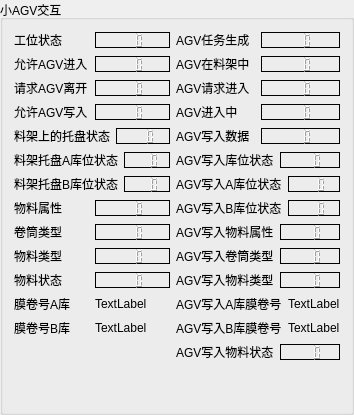
    <widget class="QGroupBox" name="groupBox_2">
     <property name="title">
      <string>小AGV交互</string>
     </property>
     <layout class="QVBoxLayout" name="verticalLayout_6">
      <item>
       <layout class="QHBoxLayout" name="horizontalLayout_42">
        <item>
         <layout class="QVBoxLayout" name="verticalLayout_4">
          <item>
           <layout class="QHBoxLayout" name="horizontalLayout_19">
            <item>
             <widget class="QLabel" name="label_18">
              <property name="text">
               <string>工位状态</string>
              </property>
             </widget>
            </item>
            <item>
             <widget class="QLCDNumber" name="lcdNumber_ToLAGV_Rack_Station_Enable">
              <property name="maximumSize">
               <size>
                <width>16777215</width>
                <height>16</height>
               </size>
              </property>
              <property name="font">
               <font>
                <family>Arial</family>
               </font>
              </property>
              <property name="frameShape">
               <enum>QFrame::Shape::Panel</enum>
              </property>
              <property name="frameShadow">
               <enum>QFrame::Shadow::Plain</enum>
              </property>
              <property name="smallDecimalPoint">
               <bool>false</bool>
              </property>
              <property name="digitCount">
               <number>3</number>
              </property>
             </widget>
            </item>
           </layout>
          </item>
          <item>
           <layout class="QHBoxLayout" name="horizontalLayout_20">
            <item>
             <widget class="QLabel" name="label_19">
              <property name="text">
               <string>允许AGV进入</string>
              </property>
             </widget>
            </item>
            <item>
             <widget class="QLCDNumber" name="lcdNumber_Rack_Allow_LAGVEnter">
              <property name="maximumSize">
               <size>
                <width>16777215</width>
                <height>16</height>
               </size>
              </property>
              <property name="font">
               <font>
                <family>Arial</family>
               </font>
              </property>
              <property name="frameShape">
               <enum>QFrame::Shape::Panel</enum>
              </property>
              <property name="frameShadow">
               <enum>QFrame::Shadow::Plain</enum>
              </property>
              <property name="smallDecimalPoint">
               <bool>false</bool>
              </property>
              <property name="digitCount">
               <number>3</number>
              </property>
             </widget>
            </item>
           </layout>
          </item>
          <item>
           <layout class="QHBoxLayout" name="horizontalLayout_21">
            <item>
             <widget class="QLabel" name="label_20">
              <property name="text">
               <string>请求AGV离开</string>
              </property>
             </widget>
            </item>
            <item>
             <widget class="QLCDNumber" name="lcdNumber_Rack_Req_LAGVLeave">
              <property name="maximumSize">
               <size>
                <width>16777215</width>
                <height>16</height>
               </size>
              </property>
              <property name="font">
               <font>
                <family>Arial</family>
               </font>
              </property>
              <property name="frameShape">
               <enum>QFrame::Shape::Panel</enum>
              </property>
              <property name="frameShadow">
               <enum>QFrame::Shadow::Plain</enum>
              </property>
              <property name="smallDecimalPoint">
               <bool>false</bool>
              </property>
              <property name="digitCount">
               <number>3</number>
              </property>
             </widget>
            </item>
           </layout>
          </item>
          <item>
           <layout class="QHBoxLayout" name="horizontalLayout_22">
            <item>
             <widget class="QLabel" name="label_21">
              <property name="text">
               <string>允许AGV写入</string>
              </property>
             </widget>
            </item>
            <item>
             <widget class="QLCDNumber" name="lcdNumber_Rack_Allow_LAGVWrite">
              <property name="maximumSize">
               <size>
                <width>16777215</width>
                <height>16</height>
               </size>
              </property>
              <property name="font">
               <font>
                <family>Arial</family>
               </font>
              </property>
              <property name="frameShape">
               <enum>QFrame::Shape::Panel</enum>
              </property>
              <property name="frameShadow">
               <enum>QFrame::Shadow::Plain</enum>
              </property>
              <property name="smallDecimalPoint">
               <bool>false</bool>
              </property>
              <property name="digitCount">
               <number>3</number>
              </property>
             </widget>
            </item>
           </layout>
          </item>
          <item>
           <layout class="QHBoxLayout" name="horizontalLayout_24">
            <item>
             <widget class="QLabel" name="label_23">
              <property name="text">
               <string>料架上的托盘状态</string>
              </property>
             </widget>
            </item>
            <item>
             <widget class="QLCDNumber" name="lcdNumber_ToLAGV_Rack_TrayStatus">
              <property name="maximumSize">
               <size>
                <width>16777215</width>
                <height>16</height>
               </size>
              </property>
              <property name="font">
               <font>
                <family>Arial</family>
               </font>
              </property>
              <property name="frameShape">
               <enum>QFrame::Shape::Panel</enum>
              </property>
              <property name="frameShadow">
               <enum>QFrame::Shadow::Plain</enum>
              </property>
              <property name="smallDecimalPoint">
               <bool>false</bool>
              </property>
              <property name="digitCount">
               <number>3</number>
              </property>
             </widget>
            </item>
           </layout>
          </item>
          <item>
           <layout class="QHBoxLayout" name="horizontalLayout_25">
            <item>
             <widget class="QLabel" name="label_24">
              <property name="text">
               <string>料架托盘A库位状态</string>
              </property>
             </widget>
            </item>
            <item>
             <widget class="QLCDNumber" name="lcdNumber_ToLAGV_Rack_TrayStatusA">
              <property name="maximumSize">
               <size>
                <width>16777215</width>
                <height>16</height>
               </size>
              </property>
              <property name="font">
               <font>
                <family>Arial</family>
               </font>
              </property>
              <property name="frameShape">
               <enum>QFrame::Shape::Panel</enum>
              </property>
              <property name="frameShadow">
               <enum>QFrame::Shadow::Plain</enum>
              </property>
              <property name="smallDecimalPoint">
               <bool>false</bool>
              </property>
              <property name="digitCount">
               <number>3</number>
              </property>
             </widget>
            </item>
           </layout>
          </item>
          <item>
           <layout class="QHBoxLayout" name="horizontalLayout_26">
            <item>
             <widget class="QLabel" name="label_25">
              <property name="text">
               <string>料架托盘B库位状态</string>
              </property>
             </widget>
            </item>
            <item>
             <widget class="QLCDNumber" name="lcdNumber_ToLAGV_Rack_TrayStatusB">
              <property name="maximumSize">
               <size>
                <width>16777215</width>
                <height>16</height>
               </size>
              </property>
              <property name="font">
               <font>
                <family>Arial</family>
               </font>
              </property>
              <property name="frameShape">
               <enum>QFrame::Shape::Panel</enum>
              </property>
              <property name="frameShadow">
               <enum>QFrame::Shadow::Plain</enum>
              </property>
              <property name="smallDecimalPoint">
               <bool>false</bool>
              </property>
              <property name="digitCount">
               <number>3</number>
              </property>
             </widget>
            </item>
           </layout>
          </item>
          <item>
           <layout class="QHBoxLayout" name="horizontalLayout_27">
            <item>
             <widget class="QLabel" name="label_26">
              <property name="text">
               <string>物料属性</string>
              </property>
             </widget>
            </item>
            <item>
             <widget class="QLCDNumber" name="lcdNumber_ToLAGV_Rack_MaterialAttribute">
              <property name="maximumSize">
               <size>
                <width>16777215</width>
                <height>16</height>
               </size>
              </property>
              <property name="font">
               <font>
                <family>Arial</family>
               </font>
              </property>
              <property name="frameShape">
               <enum>QFrame::Shape::Panel</enum>
              </property>
              <property name="frameShadow">
               <enum>QFrame::Shadow::Plain</enum>
              </property>
              <property name="smallDecimalPoint">
               <bool>false</bool>
              </property>
              <property name="digitCount">
               <number>3</number>
              </property>
             </widget>
            </item>
           </layout>
          </item>
          <item>
           <layout class="QHBoxLayout" name="horizontalLayout_28">
            <item>
             <widget class="QLabel" name="label_27">
              <property name="text">
               <string>卷筒类型</string>
              </property>
             </widget>
            </item>
            <item>
             <widget class="QLCDNumber" name="lcdNumber_ToLAGV_Rack_RollerType">
              <property name="maximumSize">
               <size>
                <width>16777215</width>
                <height>16</height>
               </size>
              </property>
              <property name="font">
               <font>
                <family>Arial</family>
               </font>
              </property>
              <property name="frameShape">
               <enum>QFrame::Shape::Panel</enum>
              </property>
              <property name="frameShadow">
               <enum>QFrame::Shadow::Plain</enum>
              </property>
              <property name="smallDecimalPoint">
               <bool>false</bool>
              </property>
              <property name="digitCount">
               <number>3</number>
              </property>
             </widget>
            </item>
           </layout>
          </item>
          <item>
           <layout class="QHBoxLayout" name="horizontalLayout_29">
            <item>
             <widget class="QLabel" name="label_28">
              <property name="text">
               <string>物料类型</string>
              </property>
             </widget>
            </item>
            <item>
             <widget class="QLCDNumber" name="lcdNumber_ToLAGV_Rack_MaterialType">
              <property name="maximumSize">
               <size>
                <width>16777215</width>
                <height>16</height>
               </size>
              </property>
              <property name="font">
               <font>
                <family>Arial</family>
               </font>
              </property>
              <property name="frameShape">
               <enum>QFrame::Shape::Panel</enum>
              </property>
              <property name="frameShadow">
               <enum>QFrame::Shadow::Plain</enum>
              </property>
              <property name="smallDecimalPoint">
               <bool>false</bool>
              </property>
              <property name="digitCount">
               <number>3</number>
              </property>
             </widget>
            </item>
           </layout>
          </item>
          <item>
           <layout class="QHBoxLayout" name="horizontalLayout_45">
            <item>
             <widget class="QLabel" name="label_42">
              <property name="text">
               <string>物料状态</string>
              </property>
             </widget>
            </item>
            <item>
             <widget class="QLCDNumber" name="lcdNumber_ToLAGV_Rack_MaterialState">
              <property name="maximumSize">
               <size>
                <width>16777215</width>
                <height>16</height>
               </size>
              </property>
              <property name="font">
               <font>
                <family>Arial</family>
               </font>
              </property>
              <property name="frameShape">
               <enum>QFrame::Shape::Panel</enum>
              </property>
              <property name="frameShadow">
               <enum>QFrame::Shadow::Plain</enum>
              </property>
              <property name="smallDecimalPoint">
               <bool>false</bool>
              </property>
              <property name="digitCount">
               <number>3</number>
              </property>
             </widget>
            </item>
           </layout>
          </item>
          <item>
           <layout class="QHBoxLayout" name="horizontalLayout_56">
            <item>
             <widget class="QLabel" name="label_53">
              <property name="text">
               <string>膜卷号A库</string>
              </property>
             </widget>
            </item>
            <item>
             <widget class="QLabel" name="label_ToLAGV_Rack_RollerNumberA">
              <property name="text">
               <string>TextLabel</string>
              </property>
             </widget>
            </item>
           </layout>
          </item>
          <item>
           <layout class="QHBoxLayout" name="horizontalLayout_44">
            <item>
             <widget class="QLabel" name="label_41">
              <property name="text">
               <string>膜卷号B库</string>
              </property>
             </widget>
            </item>
            <item>
             <widget class="QLabel" name="label_ToLAGV_Rack_RollerNumberB">
              <property name="text">
               <string>TextLabel</string>
              </property>
             </widget>
            </item>
           </layout>
          </item>
          <item>
           <spacer name="verticalSpacer_4">
            <property name="orientation">
             <enum>Qt::Orientation::Vertical</enum>
            </property>
            <property name="sizeHint" stdset="0">
             <size>
              <width>20</width>
              <height>40</height>
             </size>
            </property>
           </spacer>
          </item>
         </layout>
        </item>
        <item>
         <layout class="QVBoxLayout" name="verticalLayout_5">
          <item>
           <layout class="QHBoxLayout" name="horizontalLayout_58">
            <item>
             <widget class="QLabel" name="label_55">
              <property name="text">
               <string>AGV任务生成</string>
              </property>
             </widget>
            </item>
            <item>
             <widget class="QLCDNumber" name="lcdNumber_LAGV_Racktasking">
              <property name="maximumSize">
               <size>
                <width>16777215</width>
                <height>16</height>
               </size>
              </property>
              <property name="font">
               <font>
                <family>Arial</family>
               </font>
              </property>
              <property name="frameShape">
               <enum>QFrame::Shape::Panel</enum>
              </property>
              <property name="frameShadow">
               <enum>QFrame::Shadow::Plain</enum>
              </property>
              <property name="smallDecimalPoint">
               <bool>false</bool>
              </property>
              <property name="digitCount">
               <number>3</number>
              </property>
             </widget>
            </item>
           </layout>
          </item>
          <item>
           <layout class="QHBoxLayout" name="horizontalLayout_40">
            <item>
             <widget class="QLabel" name="label_39">
              <property name="text">
               <string>AGV在料架中</string>
              </property>
             </widget>
            </item>
            <item>
             <widget class="QLCDNumber" name="lcdNumber_Rack_LAGVInside">
              <property name="maximumSize">
               <size>
                <width>16777215</width>
                <height>16</height>
               </size>
              </property>
              <property name="font">
               <font>
                <family>Arial</family>
               </font>
              </property>
              <property name="frameShape">
               <enum>QFrame::Shape::Panel</enum>
              </property>
              <property name="frameShadow">
               <enum>QFrame::Shadow::Plain</enum>
              </property>
              <property name="smallDecimalPoint">
               <bool>false</bool>
              </property>
              <property name="digitCount">
               <number>3</number>
              </property>
             </widget>
            </item>
           </layout>
          </item>
          <item>
           <layout class="QHBoxLayout" name="horizontalLayout_41">
            <item>
             <widget class="QLabel" name="label_40">
              <property name="text">
               <string>AGV请求进入</string>
              </property>
             </widget>
            </item>
            <item>
             <widget class="QLCDNumber" name="lcdNumber_LAGV_Rack_ReqEnter">
              <property name="maximumSize">
               <size>
                <width>16777215</width>
                <height>16</height>
               </size>
              </property>
              <property name="font">
               <font>
                <family>Arial</family>
               </font>
              </property>
              <property name="frameShape">
               <enum>QFrame::Shape::Panel</enum>
              </property>
              <property name="frameShadow">
               <enum>QFrame::Shadow::Plain</enum>
              </property>
              <property name="smallDecimalPoint">
               <bool>false</bool>
              </property>
              <property name="digitCount">
               <number>3</number>
              </property>
             </widget>
            </item>
           </layout>
          </item>
          <item>
           <layout class="QHBoxLayout" name="horizontalLayout_57">
            <item>
             <widget class="QLabel" name="label_54">
              <property name="text">
               <string>AGV进入中</string>
              </property>
             </widget>
            </item>
            <item>
             <widget class="QLCDNumber" name="lcdNumber_LAGV_Rack_Entering">
              <property name="maximumSize">
               <size>
                <width>16777215</width>
                <height>16</height>
               </size>
              </property>
              <property name="font">
               <font>
                <family>Arial</family>
               </font>
              </property>
              <property name="frameShape">
               <enum>QFrame::Shape::Panel</enum>
              </property>
              <property name="frameShadow">
               <enum>QFrame::Shadow::Plain</enum>
              </property>
              <property name="smallDecimalPoint">
               <bool>false</bool>
              </property>
              <property name="digitCount">
               <number>3</number>
              </property>
             </widget>
            </item>
           </layout>
          </item>
          <item>
           <layout class="QHBoxLayout" name="horizontalLayout_59">
            <item>
             <widget class="QLabel" name="label_56">
              <property name="text">
               <string>AGV写入数据</string>
              </property>
             </widget>
            </item>
            <item>
             <widget class="QLCDNumber" name="lcdNumber_LAGV_Rack_Write">
              <property name="maximumSize">
               <size>
                <width>16777215</width>
                <height>16</height>
               </size>
              </property>
              <property name="font">
               <font>
                <family>Arial</family>
               </font>
              </property>
              <property name="frameShape">
               <enum>QFrame::Shape::Panel</enum>
              </property>
              <property name="frameShadow">
               <enum>QFrame::Shadow::Plain</enum>
              </property>
              <property name="smallDecimalPoint">
               <bool>false</bool>
              </property>
              <property name="digitCount">
               <number>3</number>
              </property>
             </widget>
            </item>
           </layout>
          </item>
          <item>
           <layout class="QHBoxLayout" name="horizontalLayout_46">
            <item>
             <widget class="QLabel" name="label_43">
              <property name="text">
               <string>AGV写入库位状态</string>
              </property>
             </widget>
            </item>
            <item>
             <widget class="QLCDNumber" name="lcdNumber_LAGV_TrayStatus">
              <property name="maximumSize">
               <size>
                <width>16777215</width>
                <height>16</height>
               </size>
              </property>
              <property name="font">
               <font>
                <family>Arial</family>
               </font>
              </property>
              <property name="frameShape">
               <enum>QFrame::Shape::Panel</enum>
              </property>
              <property name="frameShadow">
               <enum>QFrame::Shadow::Plain</enum>
              </property>
              <property name="smallDecimalPoint">
               <bool>false</bool>
              </property>
              <property name="digitCount">
               <number>3</number>
              </property>
             </widget>
            </item>
           </layout>
          </item>
          <item>
           <layout class="QHBoxLayout" name="horizontalLayout_47">
            <item>
             <widget class="QLabel" name="label_44">
              <property name="text">
               <string>AGV写入A库位状态</string>
              </property>
             </widget>
            </item>
            <item>
             <widget class="QLCDNumber" name="lcdNumber_LAGV_TrayStatusA">
              <property name="maximumSize">
               <size>
                <width>16777215</width>
                <height>16</height>
               </size>
              </property>
              <property name="font">
               <font>
                <family>Arial</family>
               </font>
              </property>
              <property name="frameShape">
               <enum>QFrame::Shape::Panel</enum>
              </property>
              <property name="frameShadow">
               <enum>QFrame::Shadow::Plain</enum>
              </property>
              <property name="smallDecimalPoint">
               <bool>false</bool>
              </property>
              <property name="digitCount">
               <number>3</number>
              </property>
             </widget>
            </item>
           </layout>
          </item>
          <item>
           <layout class="QHBoxLayout" name="horizontalLayout_48">
            <item>
             <widget class="QLabel" name="label_45">
              <property name="text">
               <string>AGV写入B库位状态</string>
              </property>
             </widget>
            </item>
            <item>
             <widget class="QLCDNumber" name="lcdNumber_LAGV_TrayStatusB">
              <property name="maximumSize">
               <size>
                <width>16777215</width>
                <height>16</height>
               </size>
              </property>
              <property name="font">
               <font>
                <family>Arial</family>
               </font>
              </property>
              <property name="frameShape">
               <enum>QFrame::Shape::Panel</enum>
              </property>
              <property name="frameShadow">
               <enum>QFrame::Shadow::Plain</enum>
              </property>
              <property name="smallDecimalPoint">
               <bool>false</bool>
              </property>
              <property name="digitCount">
               <number>3</number>
              </property>
             </widget>
            </item>
           </layout>
          </item>
          <item>
           <layout class="QHBoxLayout" name="horizontalLayout_49">
            <item>
             <widget class="QLabel" name="label_46">
              <property name="text">
               <string>AGV写入物料属性</string>
              </property>
             </widget>
            </item>
            <item>
             <widget class="QLCDNumber" name="lcdNumber_LAGV_MaterialAttribute">
              <property name="maximumSize">
               <size>
                <width>16777215</width>
                <height>16</height>
               </size>
              </property>
              <property name="font">
               <font>
                <family>Arial</family>
               </font>
              </property>
              <property name="frameShape">
               <enum>QFrame::Shape::Panel</enum>
              </property>
              <property name="frameShadow">
               <enum>QFrame::Shadow::Plain</enum>
              </property>
              <property name="smallDecimalPoint">
               <bool>false</bool>
              </property>
              <property name="digitCount">
               <number>3</number>
              </property>
             </widget>
            </item>
           </layout>
          </item>
          <item>
           <layout class="QHBoxLayout" name="horizontalLayout_60">
            <item>
             <widget class="QLabel" name="label_57">
              <property name="text">
               <string>AGV写入卷筒类型</string>
              </property>
             </widget>
            </item>
            <item>
             <widget class="QLCDNumber" name="lcdNumber_LAGV_RollerType">
              <property name="maximumSize">
               <size>
                <width>16777215</width>
                <height>16</height>
               </size>
              </property>
              <property name="font">
               <font>
                <family>Arial</family>
               </font>
              </property>
              <property name="frameShape">
               <enum>QFrame::Shape::Panel</enum>
              </property>
              <property name="frameShadow">
               <enum>QFrame::Shadow::Plain</enum>
              </property>
              <property name="smallDecimalPoint">
               <bool>false</bool>
              </property>
              <property name="digitCount">
               <number>3</number>
              </property>
             </widget>
            </item>
           </layout>
          </item>
          <item>
           <layout class="QHBoxLayout" name="horizontalLayout_23">
            <item>
             <widget class="QLabel" name="label_22">
              <property name="text">
               <string>AGV写入物料类型</string>
              </property>
             </widget>
            </item>
            <item>
             <widget class="QLCDNumber" name="lcdNumber_LAGV_MaterialType">
              <property name="maximumSize">
               <size>
                <width>16777215</width>
                <height>16</height>
               </size>
              </property>
              <property name="font">
               <font>
                <family>Arial</family>
               </font>
              </property>
              <property name="frameShape">
               <enum>QFrame::Shape::Panel</enum>
              </property>
              <property name="frameShadow">
               <enum>QFrame::Shadow::Plain</enum>
              </property>
              <property name="smallDecimalPoint">
               <bool>false</bool>
              </property>
              <property name="digitCount">
               <number>3</number>
              </property>
             </widget>
            </item>
           </layout>
          </item>
          <item>
           <layout class="QHBoxLayout" name="horizontalLayout_61">
            <item>
             <widget class="QLabel" name="label_58">
              <property name="text">
               <string>AGV写入A库膜卷号</string>
              </property>
             </widget>
            </item>
            <item>
             <widget class="QLabel" name="label_LAGV_RollerNumberA">
              <property name="text">
               <string>TextLabel</string>
              </property>
             </widget>
            </item>
           </layout>
          </item>
          <item>
           <layout class="QHBoxLayout" name="horizontalLayout_62">
            <item>
             <widget class="QLabel" name="label_59">
              <property name="text">
               <string>AGV写入B库膜卷号</string>
              </property>
             </widget>
            </item>
            <item>
             <widget class="QLabel" name="label_LAGV_RollerNumberB">
              <property name="text">
               <string>TextLabel</string>
              </property>
             </widget>
            </item>
           </layout>
          </item>
          <item>
           <layout class="QHBoxLayout" name="horizontalLayout_50">
            <item>
             <widget class="QLabel" name="label_47">
              <property name="text">
               <string>AGV写入物料状态</string>
              </property>
             </widget>
            </item>
            <item>
             <widget class="QLCDNumber" name="lcdNumber_LAGV_MaterialState">
              <property name="maximumSize">
               <size>
                <width>16777215</width>
                <height>16</height>
               </size>
              </property>
              <property name="font">
               <font>
                <family>Arial</family>
               </font>
              </property>
              <property name="frameShape">
               <enum>QFrame::Shape::Panel</enum>
              </property>
              <property name="frameShadow">
               <enum>QFrame::Shadow::Plain</enum>
              </property>
              <property name="smallDecimalPoint">
               <bool>false</bool>
              </property>
              <property name="digitCount">
               <number>3</number>
              </property>
             </widget>
            </item>
           </layout>
          </item>
          <item>
           <spacer name="verticalSpacer_2">
            <property name="orientation">
             <enum>Qt::Orientation::Vertical</enum>
            </property>
            <property name="sizeHint" stdset="0">
             <size>
              <width>20</width>
              <height>40</height>
             </size>
            </property>
           </spacer>
          </item>
         </layout>
        </item>
       </layout>
      </item>
     </layout>
    </widget>
